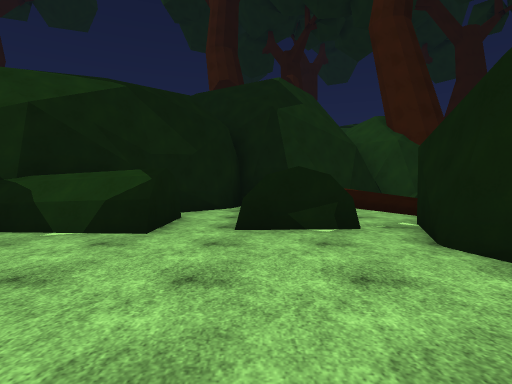
[1] (above)

24 first-person views from a walk through a Unity game level. The camera is 1.4 m above the floor, tilts 2° down and sees 80° across. The floor is counted in squares, 2 m on a side. Each view is taken from the middle of a square. On the plan, view 1 faces up. The plan holds only what a view shows up to about 10 squares ahead; the rest is blank. The place goes on beyond the plan. The player is left out. Surface patterns are stand-ins for the level's own textures.

[2]
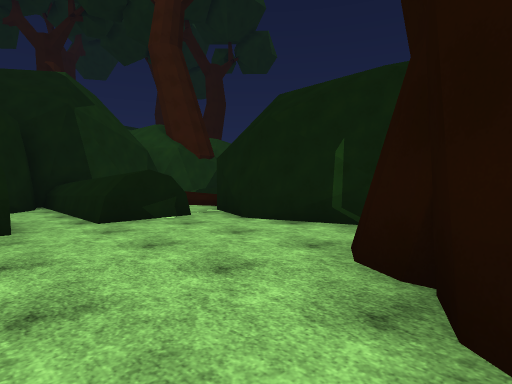

[3]
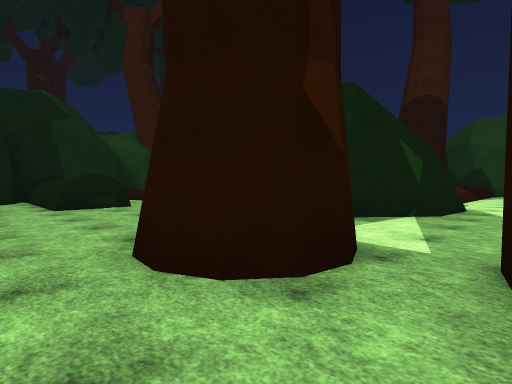

[4]
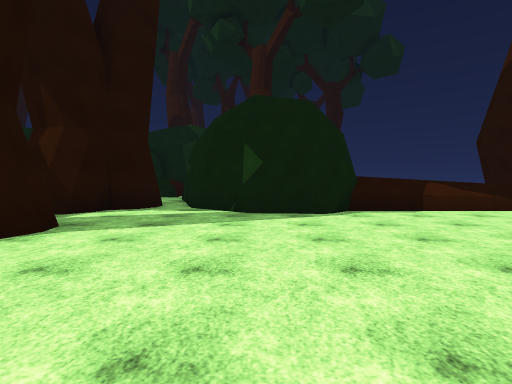

[5]
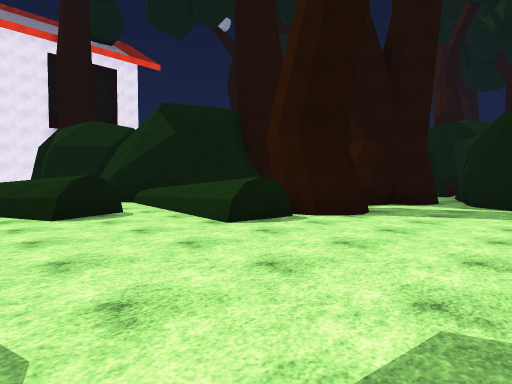

[6]
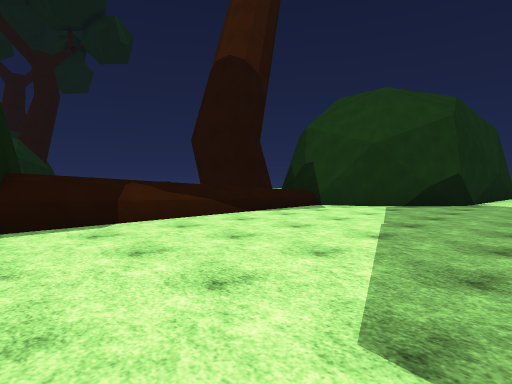

[7]
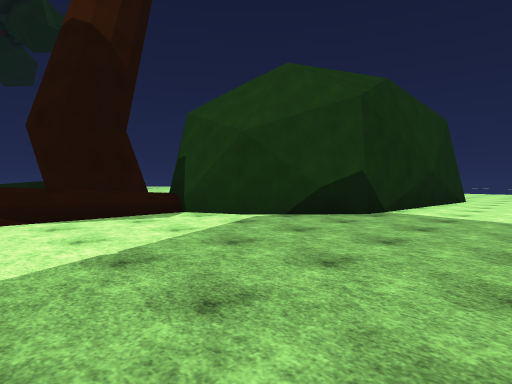

[8]
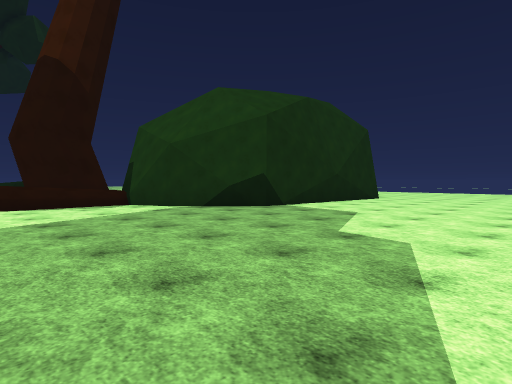

[9]
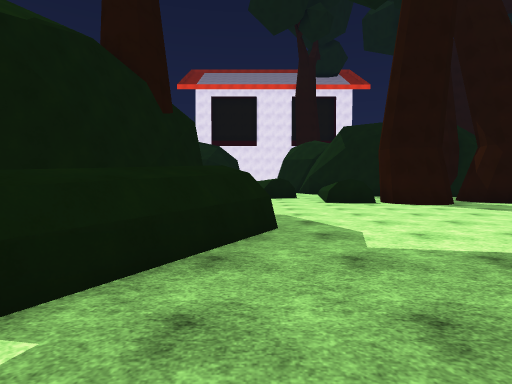

[10]
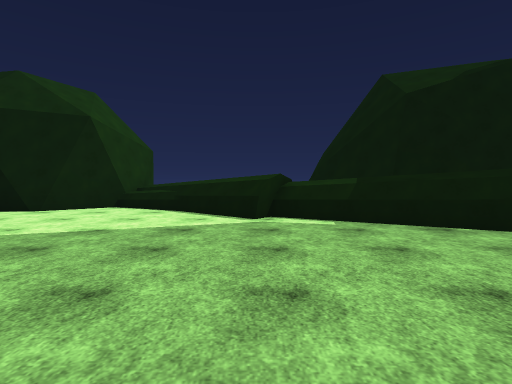

[11]
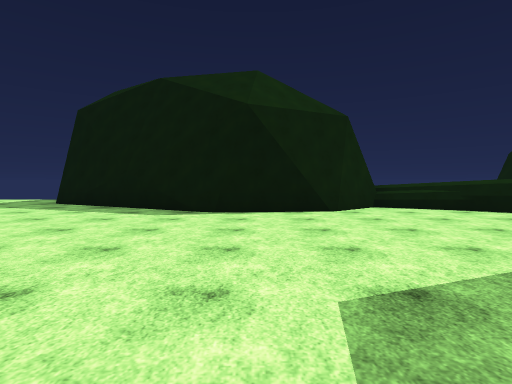

[12]
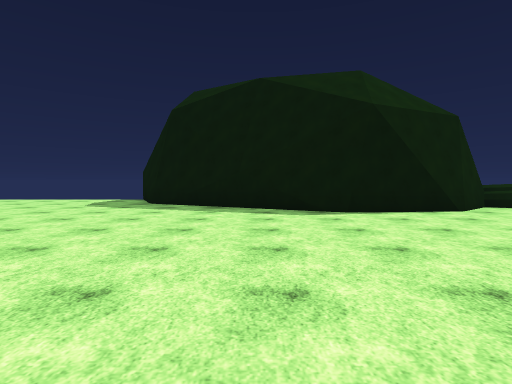

[13]
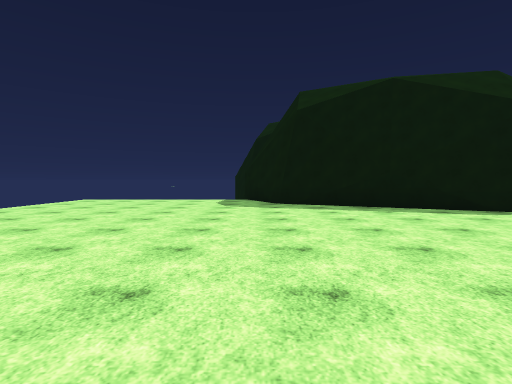

[14]
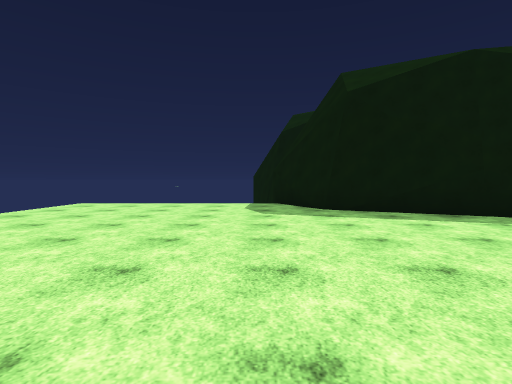

[15]
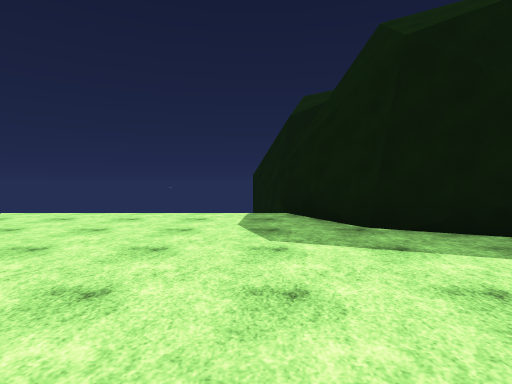

[16]
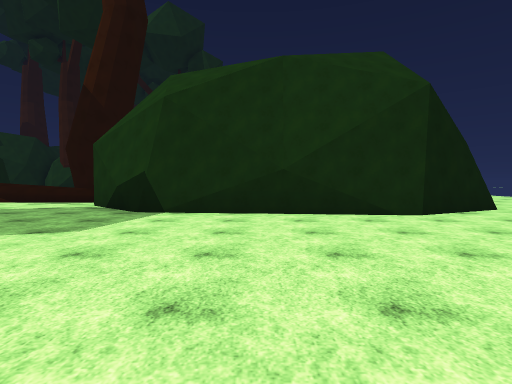

[17]
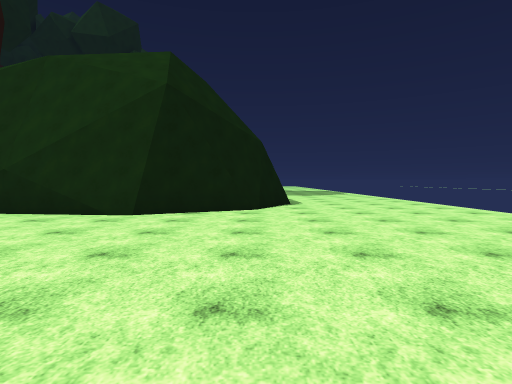

[18]
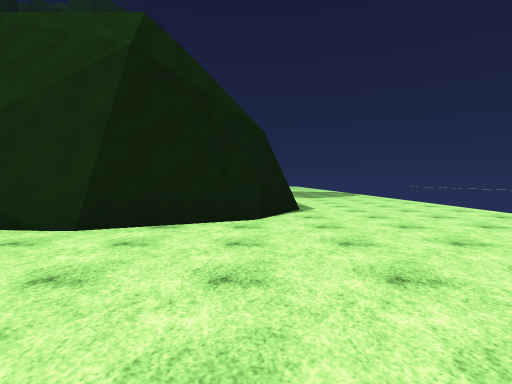

[19]
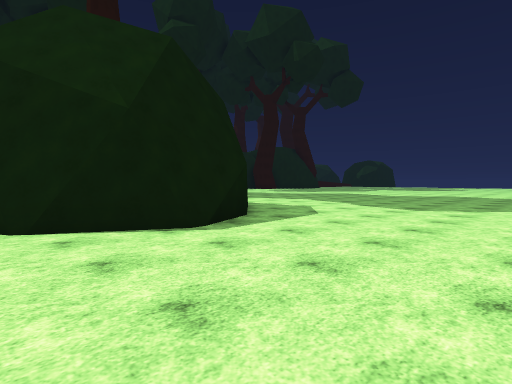

[20]
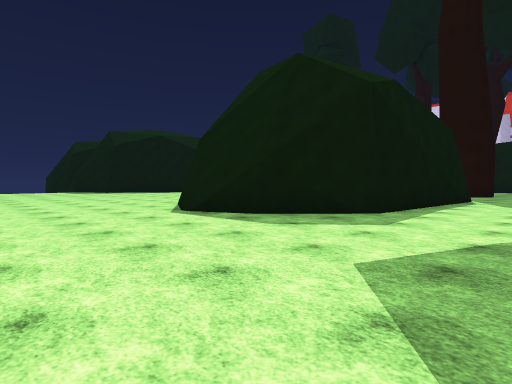

[21]
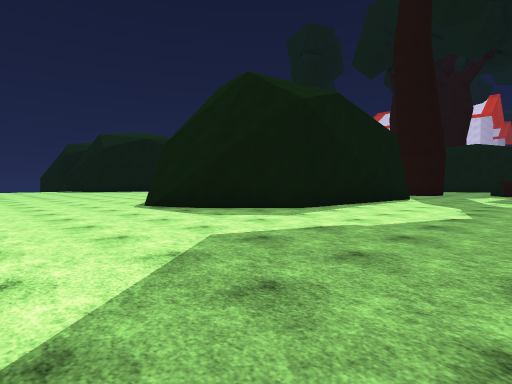

[22]
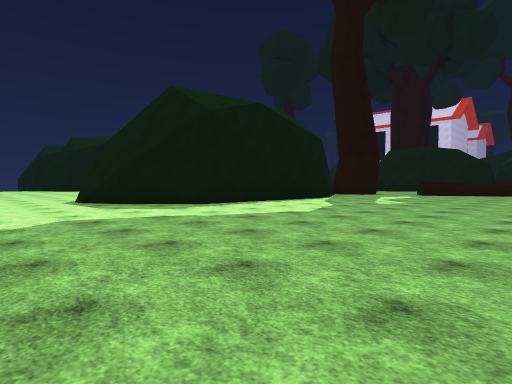

[23]
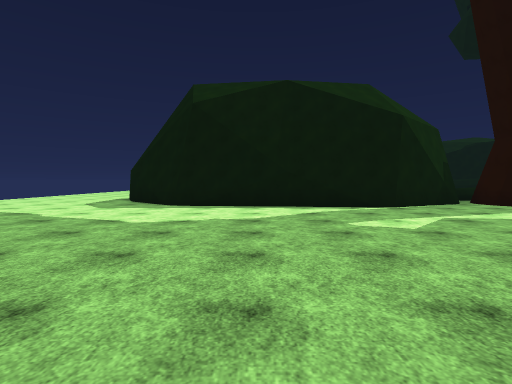

[24]
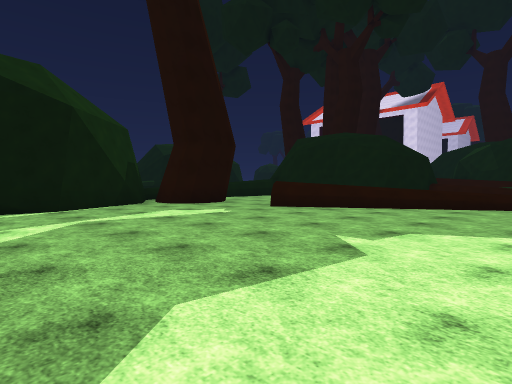

### Floor plan
Key: @ floor where view 1 was taken; # wall or solid block; . main floor; : floor 0.75 m higher than the main floor; / step, stairs or slope; = window, fence, low wall or low ledge; T tree; O other object.
Columns run from 2 left of view 1 to 31 right of it. Each row starts with its distance up from view 1.
 11       T
 10   T  #TO         ...... .
  9  #T##T       /............ ......
  8 ##T          /...................
  7 #.T ./        ...................
  6 T.T .T         ...................
  5 T.TT #        T:..................
  4 T...T          /..................
  3 ....T          ...................
  2 .....#          ..................
  1 .....#         ##T.########.......
  0 ..@T#T    T    ##T##      ##T.....
 -1 .T###.##  T TT ==##        ##.....
 -2 ..T#...##T/....//#          #T....
 -3 .................##        ##.....
 -4 .  #..............###     ##T.....
 -5    #T..............T#######T......
 -6   TT..............................
 -7 TTTT.............................
 -8 .................................
 -9 T...............................
-10 T........T......................
-11   ......TTTT....................
-12        T  TTTT...................
-13           T TTT....T#T............
-14           #   TTTT#   ##..........
-15            #    T T    ###........
-16            #             ##.......
-17                           ##......
-18                           TT

Positions as (right, up) in squares from view 1, and headings:
1: (0, 0), facing up
2: (-2, -1), facing up-right
3: (-2, -4), facing up-right
4: (5, -9), facing up
5: (5, -11), facing up-left
6: (7, -7), facing up-right
7: (11, -8), facing up-right
8: (11, -11), facing up-right
9: (11, -10), facing left
10: (11, -6), facing down
11: (18, -6), facing down
12: (21, -6), facing down
13: (25, -6), facing down
14: (26, -8), facing down
15: (26, -11), facing down
16: (20, -12), facing up
17: (26, -12), facing up
18: (26, -10), facing up
19: (31, -5), facing up-left
20: (31, 4), facing down-left
21: (31, 6), facing down-left
22: (30, 9), facing down-left
23: (22, 10), facing down
24: (20, 10), facing down-left
